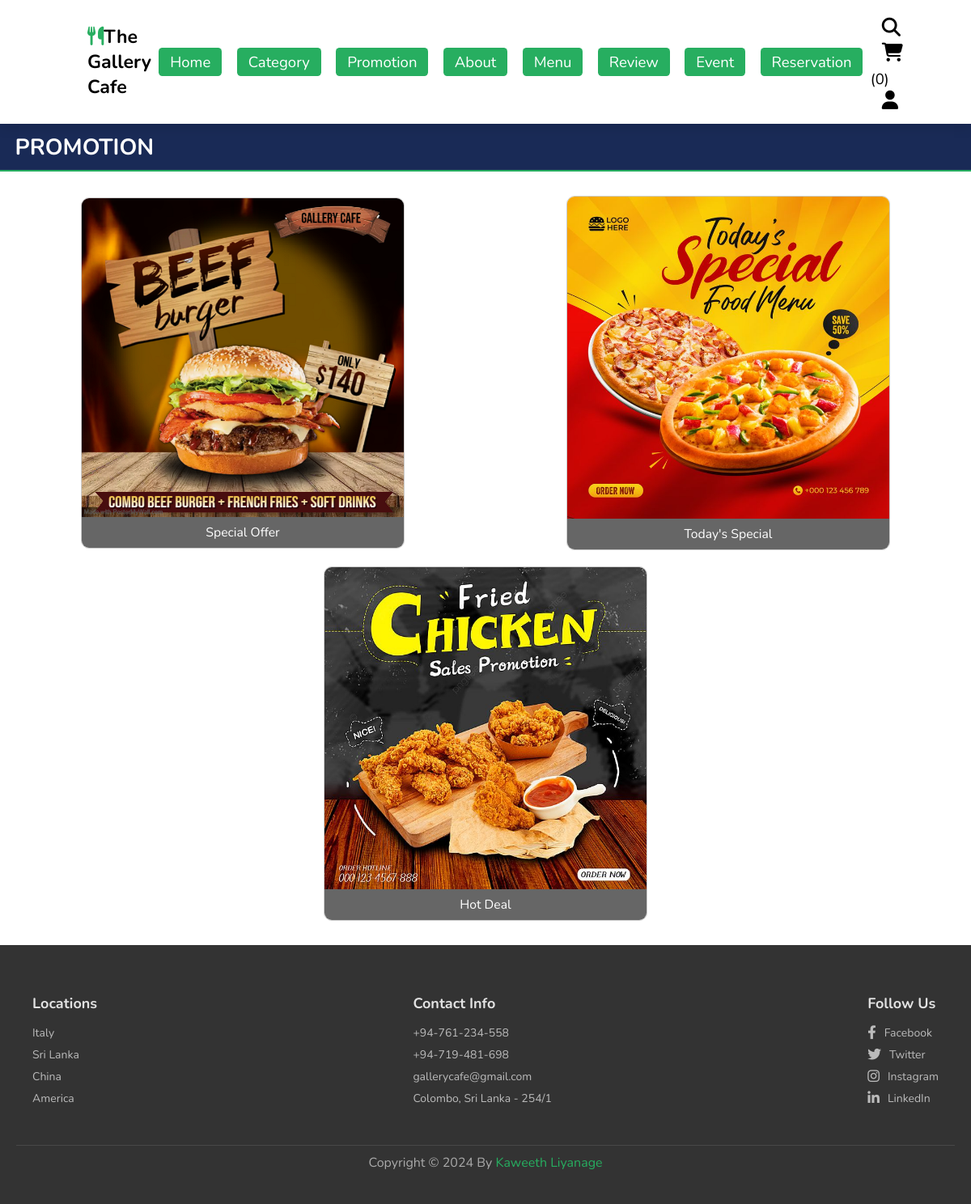
Page /promotion.php on the committed database.
### tables this page shows
CREATE TABLE `promotion` (
  `id` int(100) NOT NULL,
  `name` varchar(100) NOT NULL,
  `image` varchar(100) NOT NULL
);

### promotion.php (the view, shortened to what this page needs)
<!DOCTYPE html>
<html lang="en">
<head>
   <link rel="stylesheet" href="https://cdnjs.cloudflare.com/ajax/libs/font-awesome/6.1.1/css/all.min.css">
   <link rel="stylesheet" href="css/style.css">
</head>
<body>
<?php include 'components/user_header.php'; ?>
<div class="head">
   <h3>promotion</h3>
</div>
<section class="promotion" id="promotion">
    <div class="box-container">
        <?php
            $select_promotion = $conn->prepare("SELECT * FROM `promotion`");
            $select_promotion->execute();
            if($select_promotion->rowCount() > 0){
                while($fetch_promotion = $select_promotion->fetch(PDO::FETCH_ASSOC)){
        ?>
        <figure class="box">
            <img src="uploaded_img/<?= $fetch_promotion['image']; ?>" alt="<?= $fetch_promotion['name']; ?>">
            <figcaption class="name"><?= $fetch_promotion['name']; ?></figcaption>
        </figure>
        <?php
                }
            } else {
                echo '<p class="empty">No promotions added yet!</p>';
            }
        ?>
    </div>
</section>
<?php include 'components/footer.php'; ?>
</body>
</html>

### css/style.css (style rules this page uses)
:root { --green:#27ae60; --black:#000000; --red:#ca261b; --light-color:#777; --white:#ffffff; --blue:#192a56; --box-shadow:0 .5rem 1.5rem rgba(0,0,0,.1); --border:.2rem solid var(--black); }
* { font-family: 'Nunito', sans-serif; margin:0; padding:0; box-sizing: border-box; text-decoration: none; outline: none; border:none; transition: all .2s linear; }
html { font-size: 62.5%; overflow-x: hidden; scroll-padding-top: 5.5rem; scroll-behavior: smooth; }
section { padding:2rem 9%; }
.head { display: flex; align-items: center; justify-content: space-between; background-color: var(--blue); padding: 1rem 2rem; border-bottom: 2px solid var(--green); }
.head h3 { font-size: 3rem; color: var(--white); text-transform: uppercase; margin: 0; }
.promotion { text-align: center; padding: 30px 0; }
.promotion .box-container { display: flex; justify-content: center; flex-wrap: wrap; gap: 20px; padding: 0 10px; }
.promotion .box { width: 400px; border: 1px solid #ccc; border-radius: 10px; overflow: hidden; margin: auto; }
.promotion img { width: 100%; height: auto; vertical-align: middle; }
.promotion .name { background: rgba(0, 0, 0, 0.6); color: white; font-size: 1.7em; padding: 8px; display: block; }
@media (max-width: 1366px) { html { font-size: 58%; } }

### rows in the picture
promotion: image (picture), name "Special Offer"
promotion: image (picture), name "Today's Special"
promotion: image (picture), name "Hot Deal"

### other values in the picture
$total_cart_items "0"
